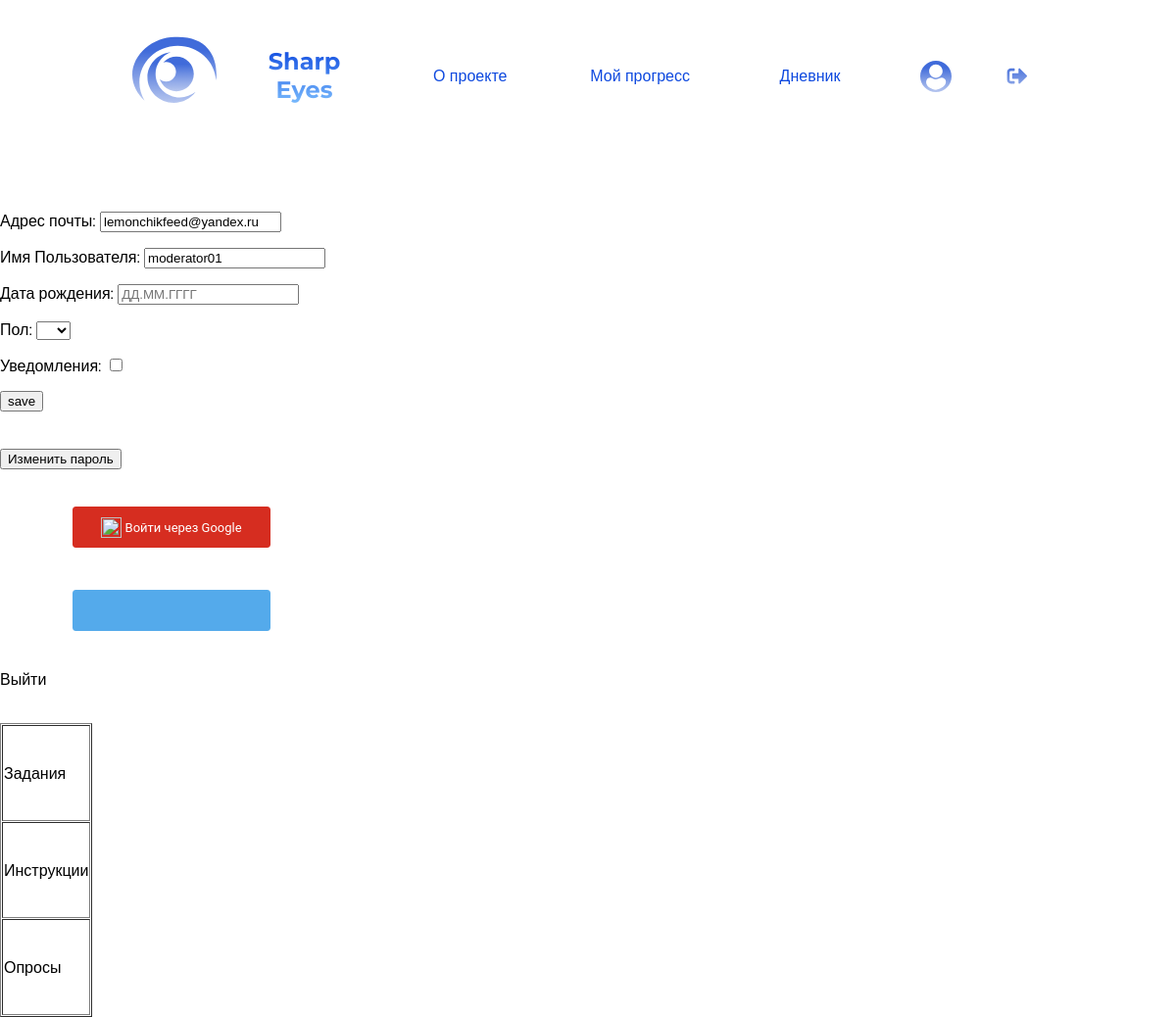
/profile/15-moderator01/ (signed in), run on an earlier commit of the app's database.
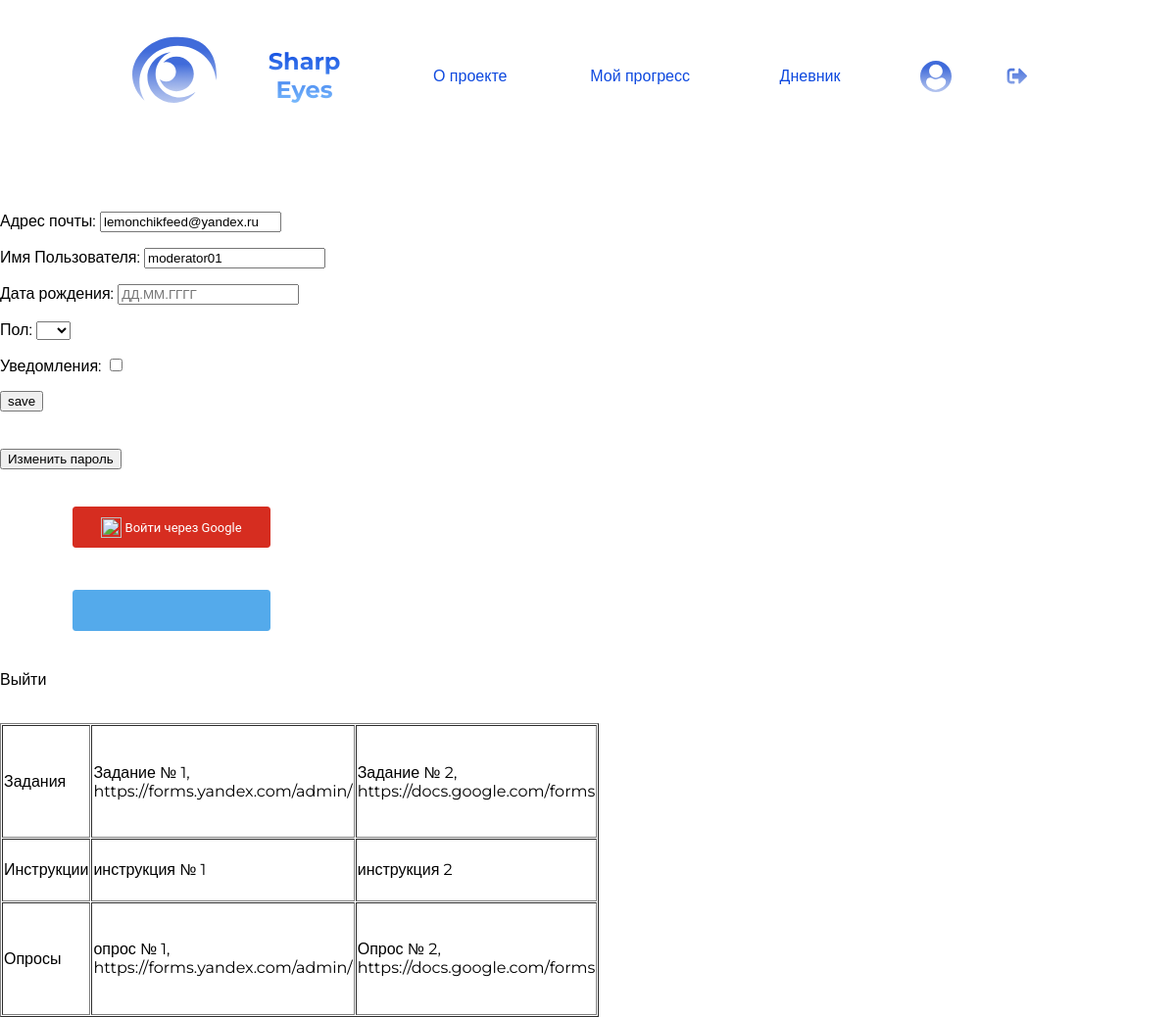
And on a later commit of the database.
### mainapp/models.py (models this page shows, shortened)
class MyUser(AbstractBaseUser, PermissionsMixin):
   id = models.AutoField(_('id'),primary_key=True)
   email = models.EmailField(_('Адрес Почты'), unique=True)
   username = models.CharField(_('Имя Пользователя'), max_length=25, db_index=True)
   is_staff = models.BooleanField(_('Модератор'), default=False)
   is_active = models.BooleanField(_('Активирован'), default=False)
   description = models.CharField(_('Описание'),max_length=150, blank=True)
   date_joined = models.DateField(_("Дата регистрации"), blank=True, null=True, auto_now_add=True)
   birthdate = models.DateField(_("Дата рождения"), blank=True, null=True)
   userslug = models.SlugField(_('userslug'), max_length=150, unique=True, db_index=True)
   SEX = [('M', 'М'), ('F', 'Ж'),]
   sex = models.CharField(_("Пол"), max_length=1, choices=SEX, blank=True)
   notification = models.BooleanField(_("Уведомления"), default=False)
   objects = CustomAccountManager()
   USERNAME_FIELD='email' #the name of the field on the user model that is used as the unique identifier
   REQUIRED_FIELDS=['username'] # запрашиваемое поле при вызове createsuperuser
   def __str__(self):
      return self.email
   def get_absolute_url(self):
      return reverse('profilepage', kwargs={"userslug": self.userslug})
   class Meta:
      verbose_name = 'Пользователь'
      verbose_name_plural = 'Пользователи'

class Task(models.Model):
   title = models.CharField(_("Заголовок"), max_length=35)
   description = models.CharField(_("Описание"), max_length=85)
   link = models.URLField(_("Ссылка"), max_length=250)
   count = models.IntegerField(_("Количество заданий"), validators=[
      MinValueValidator(1),
      MaxValueValidator(100)
      ]
   )
   status = models.BooleanField(_("Выполнено"), default=False)
   time_create = models.DateTimeField(_("Дата создания"), auto_now_add=True)
   is_active = models.BooleanField(_("Доступно"), default=True)
   def __str__(self):
      return self.title
   class Meta:
      verbose_name = 'Задание'
      verbose_name_plural = 'Задания'
      ordering = ['time_create']

class Instruction(models.Model):
   title = models.CharField(_("Заголовок"), max_length=35)
   file = models.FileField(_("Файл"),upload_to='files/%Y/%m/%d', blank=True) #mediafile
   status = models.BooleanField(_("Просмотрено"), default=False)
   time_create = models.DateTimeField(_("Дата создания"), auto_now_add=True)
   is_active = models.BooleanField(_("Доступно"), default=True)
   class Meta:
      verbose_name = 'Инструкцию'
      verbose_name_plural = 'Инструкции'
      ordering = ['time_create']
   def __str__(self):
      return self.title

class Survey(models.Model):
   title = models.CharField(_("Заголовок"), max_length=35)
   link = models.URLField(_("Ссылка"), max_length=250)
   status = models.BooleanField(_("Просмотрено"), default=False)
   time_create = models.DateTimeField(_("Дата создания"), auto_now_add=True)
   is_active = models.BooleanField(_("Доступно"), default=True)
   class Meta:
      verbose_name = 'Опрос'
      verbose_name_plural = 'Опросы'
      ordering = ['time_create']
   def __str__(self):
      return self.title

### mainapp/views.py (the view, shortened to what this page needs)
# urls.py: path('profile/<slug:userslug>/', ProfilePage.as_view(), name='profilepage'),
class ProfilePage(UpdateView):
   template_name = "mainapp/profilepage.html"
   model = get_user_model()
   slug_field = "userslug"
   slug_url_kwarg = "userslug"
   form_class = UserChangeCustom
   def get_context_data(self, **kwargs):
      context = super().get_context_data(**kwargs)
      context["title"] = "SHARP EYES | Личный кабинет"
      context["social"] = get_social_media(self.request.user)
      context["tasks"] = Task.objects.all()
      context["instructions"] = Instruction.objects.all()
      context["surveys"] = Survey.objects.all()
      return context
   def get(self, request, *args, **kwargs):
      user = get_object_or_404(MyUser, userslug = kwargs['userslug'])
      if user is not None and user == request.user:
         return super(ProfilePage, self).get(request, *args, **kwargs)
      else:
         raise PermissionDenied

### mainapp/forms.py (shortened to what this page needs)
class UserAuthentication(AuthenticationForm):
   username = LowercaseEmailField(label="Адрес почты")

class UserRegistration(UserCreationForm):
   email = LowercaseEmailField(label="", widget=forms.EmailInput(attrs={'placeholder': 'Enter your email'}))
   password1 = forms.CharField(label="Пароль", widget=forms.PasswordInput(attrs={'placeholder': 'Enter your pass'}))
   password2 = forms.CharField(label="Подтвердите Пароль", widget=forms.PasswordInput(attrs={'placeholder': 'Enter your pass'}),)
   def __init__(self, *args, **kwargs):
      super(UserCreationForm, self).__init__(*args, **kwargs)
      self.fields['username'].help_text = ''
      self.fields['password1'].help_text = ''
      self.fields['password2'].help_text = ''
   class Meta(UserCreationForm.Meta):
      model = get_user_model()
      fields = ('email', 'username', 'password1', 'password2')

### mainapp/context_processors.py (called while the page is built)
def get_forms(request):
   forms = {
      "user_log_form": UserAuthentication(),
      "user_reg_form": UserRegistration(),
      "reset_pass_form": UserPasswordReset(),
   }
   return forms

### mainapp/utils.py (called while the page is built)
def get_social_media(user):
    try:
        telegram_login = user.social_auth.get(provider='telegram')
    except UserSocialAuth.DoesNotExist:
        telegram_login = None
    try:
        google_login = user.social_auth.get(provider='google-oauth2')
    except UserSocialAuth.DoesNotExist:
        google_login = None
    can_disconnect = (user.social_auth.count() > 1 or user.has_usable_password())
    auth_context = {'google': google_login, "tg": telegram_login, 'can_disconnect': can_disconnect, }
    return auth_context

### mainapp/templates/mainapp/profilepage.html (shortened to what this page needs)
{% extends 'mainapp/base.html' %}
{% load static %}
{% block content %}
<div class="user_edit_form">
<form id="useredit" method="POST" class="" enctype="">
   {{form.as_p}}
   <button type="submit" id="">save</button>
</form>
<br></br>
<form id="resetpassword" method="POST" class="input-group">
   <button type="submit" id="">Изменить пароль</button>
</form>
<br></br>
{% if social.google %}
   {% if social.can_disconnect  %}
      <form method="post" action="{% url 'social:disconnect' 'google-oauth2' %}">
         {% csrf_token %}
         <button type="submit">Disconnect from Google</button>
      </form>
   {% else %}
      <button type="button" disabled>Disconnect from Google</button>
      <!--
      <p style="color: red">You must define a password for your account before disconnecting from Telegram.</p>
      <p> We sent  you a letter on your email to set password </p>-->
   {% endif %}
{% else %}
   <a href="{% url "social:begin" "google-oauth2" %}" class="btn_google">
      <img src="" width='21px' height='21px'>&nbspВойти через Google
   </a>
{% endif %}
<br></br>
{% if social.tg %}
   {% if social.can_disconnect  %}
      <form method="post" action="{% url 'social:disconnect' 'telegram' %}">
         {% csrf_token %}
         <button type="submit">Disconnect from Telegram</button>
      </form>
   {% else %}
      <button type="button" disabled>Disconnect from Telegram</button>
      <!--
      <p style="color: red">You must define a password for your account before disconnecting from Telegram.</p>
      <p> We sent  you a letter on your email to set password </p>-->
   {% endif %}
{% else %}
   <a class='btn_telegram'>
   </a>
{% endif %}
</div>
<br><a href="{% url 'logout' %}"><p>Выйти</p></a></br>
<table border="1" cellspacing="1" cellpadding="1" height="300">
   <tr>
      <td>Задания</td>
      {% for task in tasks %}
         <td>{{task}}, <br/> {{task.link}}</td>
      {% endfor %}
   </tr>
   <tr>
      <td>Инструкции</td>
      {% for inst in instructions %}
         <td>{{inst}}</td>
      {% endfor %}
   </tr>
   <tr>
      <td>Опросы</td>
      {% for entry in surveys %}
         <td>{{entry}}, <br/> {{entry.link}}</td>
      {% endfor %}
   </tr>
</table>
{% endblock %}

### mainapp/templates/mainapp/base.html (shortened to what this page needs)
{% load static %}
<!DOCTYPE html>
<html lang="ru">
  <head>
    <link rel="stylesheet" href="{% static 'mainapp/css/styles.css' %}" />
    <link rel="stylesheet" href="{% static 'mainapp/css/auth.css' %}" />
    <link
      rel="stylesheet"
      href="https://unicons.iconscout.com/release/v4.0.0/css/line.css"
    />
  </head>
  <body>
    {% if request.user.is_authenticated %}
    <header>
      <div class="header">
        <div class="logo-container">
          <a href="{% url 'home' %}"
            ><img src="{% static 'mainapp/images/logo.svg' %}"
          /></a>
          <a href="{% url 'home' %}"><h1 class="logo-text">Sharp Eyes</h1></a>
        </div>
        <nav class="nav-container-auth">
          <div class="nav-link-ifauth nav-link">
            <a class="hover-effect" href="{% url 'about' %}">О проекте</a>
          </div>
          <div class="nav-link-ifauth nav-link">
            <a
              class="hover-effect"
              href="{% url 'progresspage' request.user.userslug %}"
              >Мой прогресс</a
            >
          </div>
          <div class="nav-link-ifauth nav-link">
            <a class="hover-effect" href="{% url 'diarypage' %}">Дневник</a>
          </div>
          <div class="nav-link-ifauth nav-svg">
            <a href="{{ request.user.get_absolute_url }}"
              ><img
                class="profilesvg"
                src="{% static 'mainapp/images/profile.svg' %}"
            /></a>
          </div>
          <div class="nav-link-ifauth nav-svg">
            <a href="{% url 'logout' %}"
              ><img
                class="exitsvg"
                src="{% static 'mainapp/images/exit.svg' %}"
            /></a>
          </div>
        </nav>
      </div>
    </header>
    {% endif %}
    <section class="home">{% block content %} {% endblock %}</section>
  </body>
</html>

### mainapp/static/mainapp/css/styles.css (style rules this page uses)
body { margin: 0px; font-family: "Montserrat", sans-serif; box-sizing: border-box; }
* { overflow: scroll; overflow-x: hidden; }
body a { text-decoration: none; color: inherit; }
header { text-align: center; padding: 20px 0px 15px 0px; color: #0e49df; z-index: 98; position: fixed; width: 100%; background-color: white; }
.header { display: flex; justify-content: space-between; }
.logo-container { margin-left: 10%; display: flex; align-items: center; }
.logo-container img { height: 100px; width: 100px; padding: 5px; }
.logo-text { font-size: 24px; font-weight: bold; margin: 0px 15px; background-image: linear-gradient(180deg, #0e49df, rgba(49, 150, 252, 0.65)); background-clip: text; -webkit-background-clip: text; -webkit-text-fill-color: transparent; }
.nav-link a.hover-effect { box-shadow: inset 0 0 0 0 #0e49df; color: 406BDA; margin: 0 -0.25rem; padding: 0 0.25rem; transition: color 0.3s ease-in-out, box-shadow 0.2s ease-in-out; }
.nav-container-auth { width: 700px; display: flex; align-items: center; justify-content: space-around; margin-right: 10%; font-size: 16px; font-weight: 500; }
.nav-link-ifauth { width: 140px; }
.nav-svg { padding-top: 5px; width: 50px; }
.nav-svg .exitsvg { width: 40px; height: 50px; }
a { color: #17a2b8; }
.btn_telegram { display: flex; align-items: center; justify-content: center; border: 1px solid #54aaeb; border-radius: 3px; background: linear-gradient(to bottom, #54aaeb, #54aaeb); color: #ffffff; text-decoration: none; width: 200px; height: 40px; margin: 0px auto 5px; }
.btn_google { display: flex; align-items: center; justify-content: center; font-family: "Roboto", sans-serif; font-size: 13px; border: 1px solid #d62d20; border-radius: 3px; background: #54aaeb; background: linear-gradient(to bottom, #d62d20, #d62d20); color: #ffffff !important; text-decoration: none; cursor: default; width: 200px; height: 40px; margin: 0px auto 5px; text-decoration: none !important; }
.user_edit_form, .progress_form { display: flex; flex-direction: column; max-width: 350px; margin-top: 200px; }

### mainapp/static/mainapp/css/auth.css (style rules this page uses)
.home { position: relative; height: 100vh; width: 100%; background-size: cover; background-position: center; }
.home::before { content: ""; position: absolute; height: 100%; width: 100%; background-color: rgba(0, 0, 0, 0.6); z-index: 100; opacity: 0; pointer-events: none; transition: all 0.5s ease-out; }

What changed in the data, as far as the page shows it:
added Task: title "Задание № 1", link "https://forms.yandex.com/admin/"
added Task: title "Задание № 2", link "https://docs.google.com/forms"
added Instruction: title "инструкция № 1"
added Instruction: title "инструкция 2"
added Survey: title "опрос № 1", link "https://forms.yandex.com/admin/"
added Survey: title "Опрос № 2", link "https://docs.google.com/forms"
